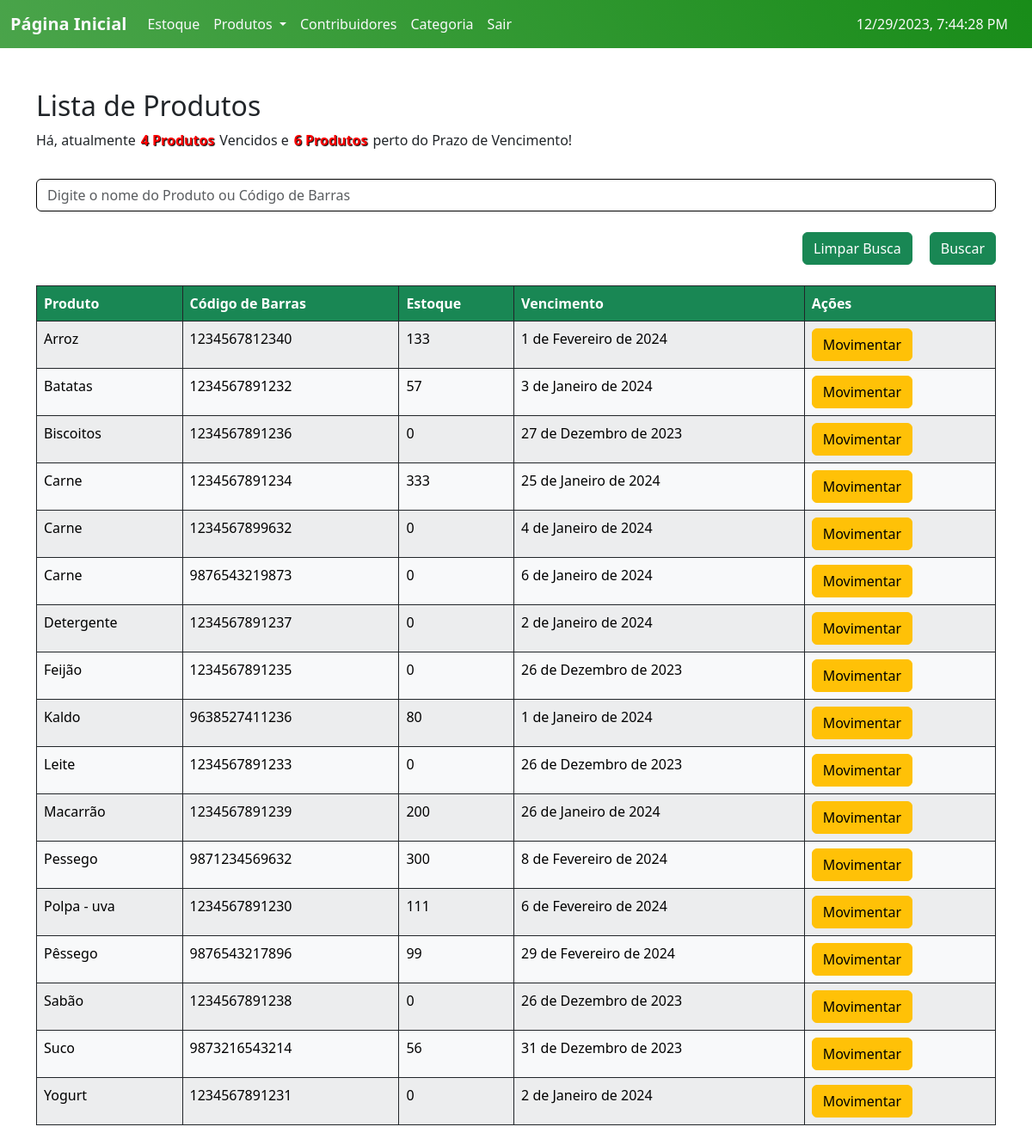
The page /Produtos/ (signed in) on the database as committed earlier.
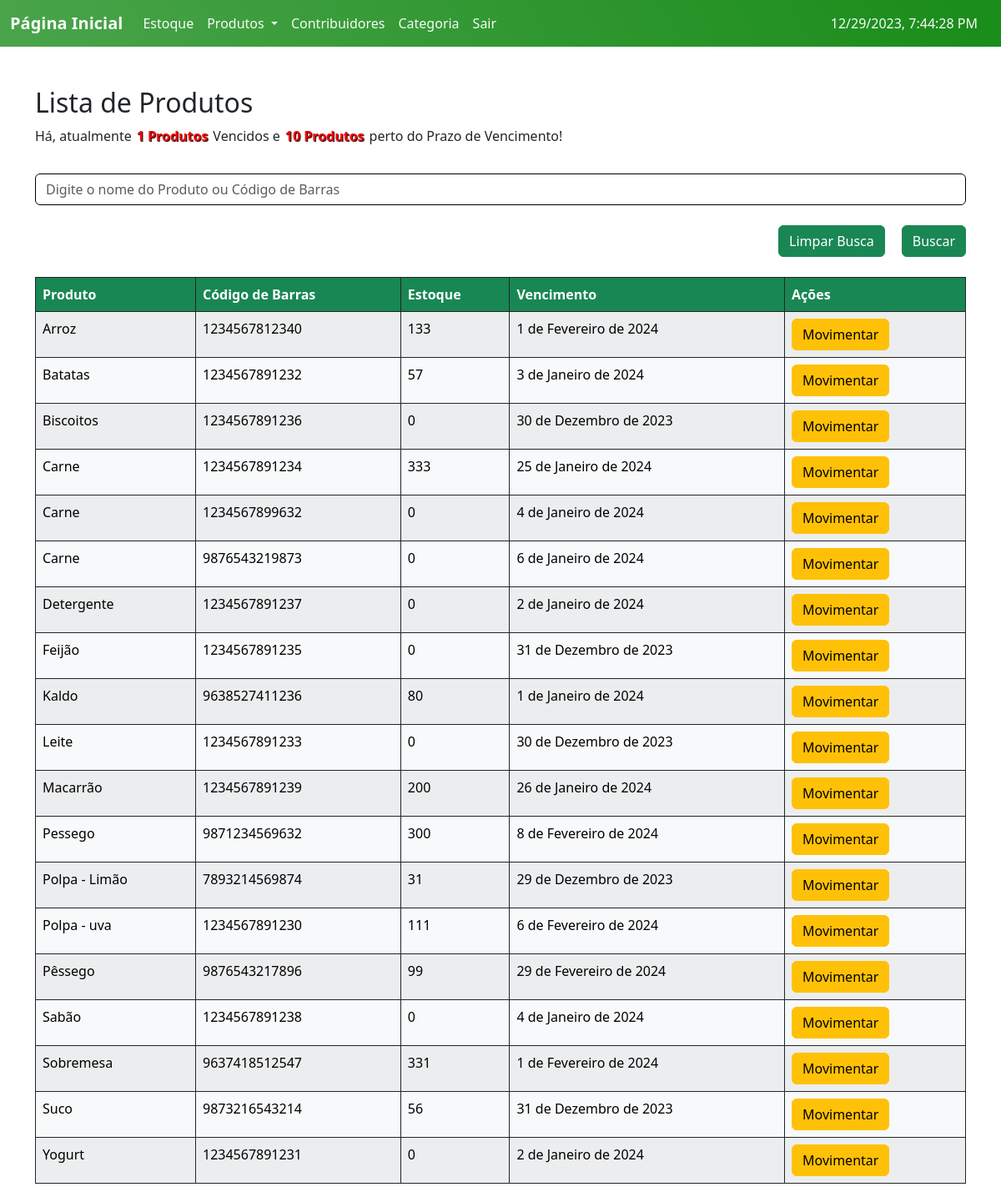
The same page on the database as committed later.
### ABSJ/models.py (models this page shows, shortened)
class Produto(models.Model):
    user = models.ForeignKey(User, on_delete=models.CASCADE)
    categoria = models.ForeignKey(Categoria, on_delete=models.CASCADE, null=True)
    contribuidor = models.ForeignKey(Contribuidor, on_delete=models.CASCADE, null=True)
    produto = models.CharField(max_length=200)
    codigo = models.PositiveIntegerField(unique=True)
    estoque = models.PositiveIntegerField(default=0)
    validade = models.DateField()
    tempo_ultima_atualizacao = models.DateField(default=date.today)
    quantidade_dias = models.IntegerField(default=0)
    class Meta:
        ordering = ['produto']

### ABSJ/views.py (the view, shortened to what this page needs)
# urls.py: path('Produtos/', v.produtos, name='produtos'),
@login_required
def produtos(request):
    produtos = m.Produto.objects.all()
    notifica = []
    notifica_prazo = []
    notifica_vencido = []
    hoje = date.today()
    busca = request.GET.get('busca')
    for produto in produtos:
        diferenca = (produto.validade - hoje).days
        if diferenca <= 0:
            message = format_html('<span class="error-var">{}</span> venceu na data {}!', produto.produto, produto.validade.strftime('%d/%m/%Y'))
            notifica_vencido.append((produto, produto.id, message))
            notifica.append(produto)
        elif 0 < diferenca <= 7:
            message = format_html('<span class="error-var">{}</span> está prestes a vencer na data {}!', produto.produto, produto.validade.strftime('%d/%m/%Y'))
            notifica_prazo.append((produto, produto.id, message))
            notifica.append(produto)
    return render (request, 'list_Produtos.html', {'notifica':notifica, 'notifica_prazo':notifica_prazo, 'notifica_vencido':notifica_vencido, 'produtos':produtos})

### templates/list_Produtos.html (shortened to what this page needs)
{% extends 'home.html' %}
{% load static %}
{% block content %}
<div class="container mt-5">
  <h2 class="mb-2">Lista de Produtos</h2>
  {% if notifica_prazo and notifica_vencido %}
  <p>Há, atualmente<button class="notificacao mb-3" onclick="togglePopup('vencido')">{{ notifica_vencido|length }} Produtos</button>Vencidos e<button class="notificacao" onclick="togglePopup('prazo')">{{ notifica_prazo|length }} Produtos</button>perto do Prazo de Vencimento!</p>
{% elif notifica_vencido %}
  <p>Há, atualmente<button class="notificacao mb-3" onclick="togglePopup('vencido')">{{ notifica_vencido|length }} Produtos</button>Vencidos!</p>
{% elif notifica_prazo  %}
  <p>Há, atualmente<button class="notificacao mb-3" onclick="togglePopup('prazo')">{{ notifica_prazo|length }} Produtos</button>perto do Prazo de Vencimento!</p>
{% endif %}
  <form action="{% url 'produtos' %}" method="GET">
    <input class="form-control mb-4" type="text" name="busca" placeholder="Digite o nome do Produto ou Código de Barras">
    <div class="d-flex justify-content-end mb-4">
      <a class="btn btn-success"style="margin-right: 20px;" href="{% url 'produtos' %}">Limpar Busca</a>
      <input class="btn btn-success" type="submit" value="Buscar">
    </div>
  </form>
  <div class="table-responsive">
    <table class="table table-striped table-bordered table-hover border-dark">
      <thead id="customTableHead" class="thead-dark table-custom">
        <tr>
          <th scope="col">Produto</th>
          <th scope="col">Código de Barras</th>
          <th scope="col">Estoque</th>
          <th scope="col">Vencimento</th>
          <th scope="col">Ações</th>
        </tr>
      </thead>
      <tbody>
        {% if produtos %}
          {% for p in produtos %}
            <tr class="table-light border-dark custom-links">
              <td><a href="{% url 'Produto_read' id=p.id %}" class="specific-link">{{ p.produto }}</a></td>
              <td>{{ p.codigo }}</td>
              <td>{{ p.estoque }}</td>
              <td>{{ p.validade }}</td>
              <td><a class="btn btn-warning" href="{% url 'Movimento_produto' id=p.id %}">Movimentar</a></td>
            </tr>
          {% endfor %}
        {% else %}
          <tr>
            <td class="text-center p-5" colspan="5">Sem resultados encontrados :C</td>
          </tr>
        {% endif %}
      </tbody>
    </table>
  </div>
</div>
{% endblock %}

### templates/home.html (shortened to what this page needs)
{% load static %}
<!DOCTYPE html>
<html lang="pt-br">
<head>
    <link rel="stylesheet" type="text/css" href="{% static 'css/styles.css' %}">
    <link href="https://cdn.jsdelivr.net/npm/bootstrap@5.3.2/dist/css/bootstrap.min.css" rel="stylesheet">
</head>
<body>
    <nav class="navbar navbar-expand-lg bg-body-tertiary header">
        <div class="container-fluid">
          <a class="navbar-brand text-light" href="{% url 'home' %}">Página Inicial</a>
          <div class="collapse navbar-collapse" id="navbarSupportedContent">
            <ul class="navbar-nav me-auto mb-2 mb-lg-0">
              <li class="nav-item">
                <a class="nav-link active text-light" aria-current="page" href="{% url 'estoque' %}">Estoque</a>
              </li>
              {% if user.is_authenticated %}
              <li class="nav-item dropdown">
                <a class="nav-link dropdown-toggle  text-light" href="#" role="button" data-bs-toggle="dropdown" aria-expanded="false">
                  Produtos
                </a>
              </li>
              <li class="nav-item">
                <a class="nav-link text-light" href="{% url 'contribuidores' %}">Contribuidores</a>
              </li>
              <li class="nav-item text-light">
                <a class="nav-link text-light" href="{% url 'CategoriaForm' %}">Categoria</a>
              </li>
              <li class="nav-item">
                <form action="{% url 'logout' %}" method="POST">
                  <button type="submit" class="nav-link text-light">Sair</button>
                </form>
              </li>
              {% else %}
                <li class="nav-item">
                    <a class="nav-link text-light" href="{% url 'login' %}">Acessar</a>
                </li>
              {% endif %}
            </ul>
          </div>
          <div class="d-flex">
            <span class="navbar-text text-light me-3" id="data-atual">
          </span>
          </div>
        </div>
      </nav>
      {% block content %}{% endblock %}
</body>
</html>

### static/css/styles.css (style rules this page uses)
.notificacao { text-decoration: none; font-weight: bold; color: #f00; text-shadow: 1px 1px 1px #000; border: 0; background-color: inherit; }
input.form-control, select.form-select { border-color: #000000; }
nav a { font-weight: bold; }
.header { position: relative; text-align: center; background: linear-gradient(60deg, rgba(0, 128, 0, 0.7) 0%, rgba(0, 128, 0, 0.9) 100%); color: white; }
.custom-links .specific-link { text-decoration: none; }
.custom-links .specific-link { color: #000000; }
#customTableHead th { background-color: #198754; color: #fff; }

Rows that differ between the two databases and show on the page:
changed Produto "Biscoitos": validade "27 de Dezembro de 2023" → "30 de Dezembro de 2023"
changed Produto "Feijão": validade "26 de Dezembro de 2023" → "31 de Dezembro de 2023"
changed Produto "Leite": validade "26 de Dezembro de 2023" → "30 de Dezembro de 2023"
added Produto: produto "Polpa - Limão", codigo "7893214569874", estoque "31", validade "29 de Dezembro de 2023"
changed Produto "Sabão": validade "26 de Dezembro de 2023" → "4 de Janeiro de 2024"
added Produto: produto "Sobremesa", codigo "9637418512547", estoque "331", validade "1 de Fevereiro de 2024"
Other text that changed with them:
{{ notifica_vencido|length }}: "4" → "1"
{{ notifica_prazo|length }}: "6" → "10"
